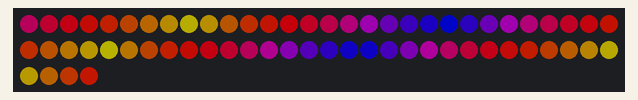
This sketch was run on a simulated Arduino Uno, built with avr-gcc and run on an emulated ATmega328P. Parts: 64 RGB LEDs in strip order, left to right, continuing on the next row. Dim RGB values are drawn brighter than linear.

Above: at 0.45 s.
At 5.27 s:
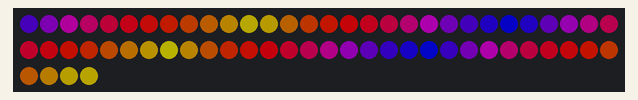
At 10.1 s:
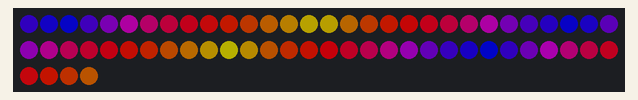
At 20.04 s:
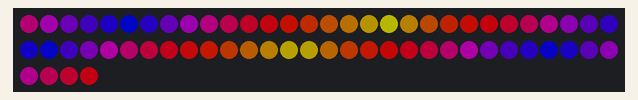
At 29.98 s:
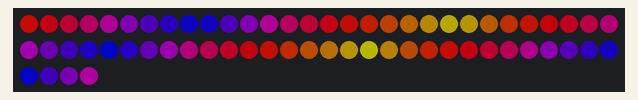
At 39.62 s:
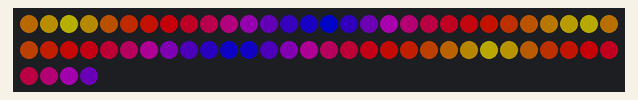

The sketch:

Party_Wave.ino
```cpp
#include "FastLED.h"
#define DATA_PIN   8
#define NUM_LEDS   64

#define BRIGHTNESS 100
CRGB leds[NUM_LEDS];

uint8_t startIndexPalette;
uint8_t colorIndexPalette;

void setup() {
 Serial.begin(115200);
 FastLED.addLeds<WS2812B, DATA_PIN, GRB>(leds, NUM_LEDS).setCorrection(TypicalLEDStrip);
 FastLED.setBrightness(255);
}


void loop(){

 Party_Wave();

}

void Party_Wave(){
  FastLED.setBrightness(100);
  EVERY_N_MILLISECONDS(10){
    colorIndexPalette = startIndexPalette;
    for( int i = 0; i < NUM_LEDS; i++){
              //ColorFromPalette( paletteName, colorIndexPalette[0-255], brightness[0-255], blendType[NOBLEND or LINEARBLEND])
      leds[i] = ColorFromPalette( PartyColors_p, colorIndexPalette, 255, LINEARBLEND);
      colorIndexPalette = colorIndexPalette + 10;  //how fast to advance through palette
    }
    FastLED.show();
    startIndexPalette = startIndexPalette + 1;  //how fast to move the palette down the strip
  }
}
```
